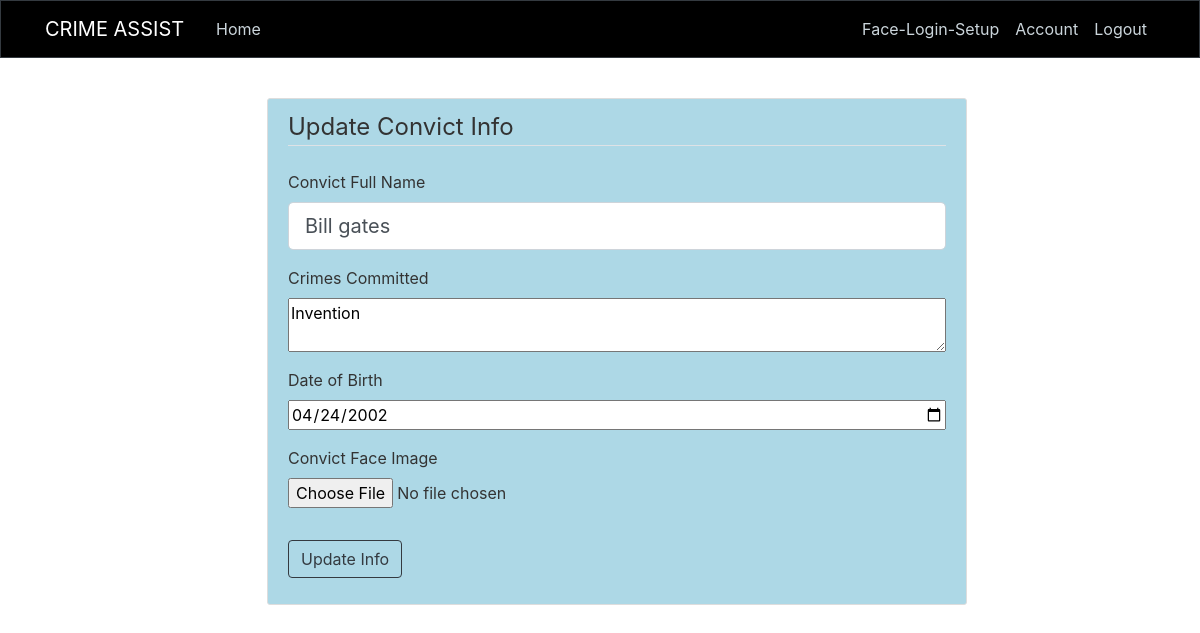
Page /updateConvictInfo/4 (signed in) on the committed database.
### crimeassist/models.py (models this page shows, shortened)
class Convict(db.Model):
    id = db.Column(db.Integer,primary_key=True)
    name = db.Column(db.String(25),nullable=False)
    dob = db.Column(db.Date ,nullable = False)
    profile_image = db.Column(db.String(20),nullable=False)
    crimes = db.Column(db.Text,nullable=False)

### crimeassist/routes.py (the view)
@app.route('/updateConvictInfo/<int:convict_id>', methods=['POST', 'GET'])
@login_required
def updateConvictInfo(convict_id):
    imghex = secrets.token_hex(8)
    picture_file  = str(imghex) + '.jpg'
    convict = Convict.query.get_or_404(convict_id)
    form = UpdateConvictForm()
    if form.validate_on_submit():
        if form.profile_image.data:
            save_convict_picture(form.profile_image.data, imghex)
            img = convict.profile_image
            loc = "D:\Flask\crimeassist\static\convict_pics"
            path1 = os.path.join(loc,img)
            os.remove(path1)
            convict.profile_image=picture_file
        convict.name = form.name.data
        convict.crimes = form.crimes.data
        convict.dob = form.dob.data
        db.session.commit()
        generate_convict_encodings()
        flash('Convict info Updated successfully!','success')
        return redirect(url_for('update'))
    elif request.method == 'GET':
        form.name.data = convict.name
        form.crimes.data  =convict.crimes
        form.dob.data =convict.dob
        form.profile_image.data =convict.profile_image
    return render_template('updateConvictInfo.html',title='Update Info', form=form)

### crimeassist/forms.py
class UpdateConvictForm(FlaskForm):
    name = StringField('Convict Full Name',
                            validators=[DataRequired() , Length(min=2, max=25) ])
    dob = DateField('Date of Birth',validators=[DataRequired()])
    profile_image  = FileField('Convict Face Image', validators =[FileAllowed(['jpg','png'])])
    crimes = TextAreaField('Crimes Committed',validators=[DataRequired()] )
    submit  = SubmitField('Update Info')

### crimeassist/models.py (called while the page is built)
@login_manager.user_loader
def load_user(user_id):
    return User.query.get(user_id)

### crimeassist/templates/updateConvictInfo.html (shortened to what this page needs)
{% extends 'layout.html' %}
{% block content %}
<div class="content-section">
    <form action="" method="POST" enctype="multipart/form-data">
        <fieldset class="form-group">
            <legend class="border-bottom mb-4">Update Convict Info</legend>
            <div class="form-group">
                {{ form.name.label(class="form-control-label") }}
                {% if form.name.errors %}
                {{ form.name(class="form-control form-control-lg is-invalid") }}
                <div class="invalid-feedback">
                    {% for error in form.name.errors %}
                    <span>{{ error }}</span>
                    {% endfor %}
                </div>
                {% else %}
                {{ form.name(class="form-control form-control-lg") }}
                {% endif %}
            </div>
            <div class="form-group">
                {{ form.crimes.label() }}
                {{ form.crimes(class='form-control-file') }}
            </div>
            <div class="form-group">
                {{ form.dob.label() }}
                {{ form.dob(class='form-control-file') }}
            </div>
            <div class="form-group">
                {{ form.profile_image.label() }}
                {{ form.profile_image(class='form-control-file') }}
            </div>
        </fieldset>
        <div class="form-group">
            {{ form.submit(class="btn btn-outline-dark") }}
        </div>
    </form>
    {% endblock content%}

### crimeassist/static/style.css (style rules this page uses)
body { background:url("bgimg.jpg"); color: #333333; background-repeat: no-repeat; width:100%; height:100%; }
.content-section { width:700px; background: lightblue; padding: 10px 20px; border: 1px solid #dddddd; border-radius: 3px; margin-bottom: 20px; margin-left:20%; margin-top:40px; margin-right:500px; }

### rows in the picture
Convict: name "Bill gates", crimes "Invention", dob "04/24/2002"
